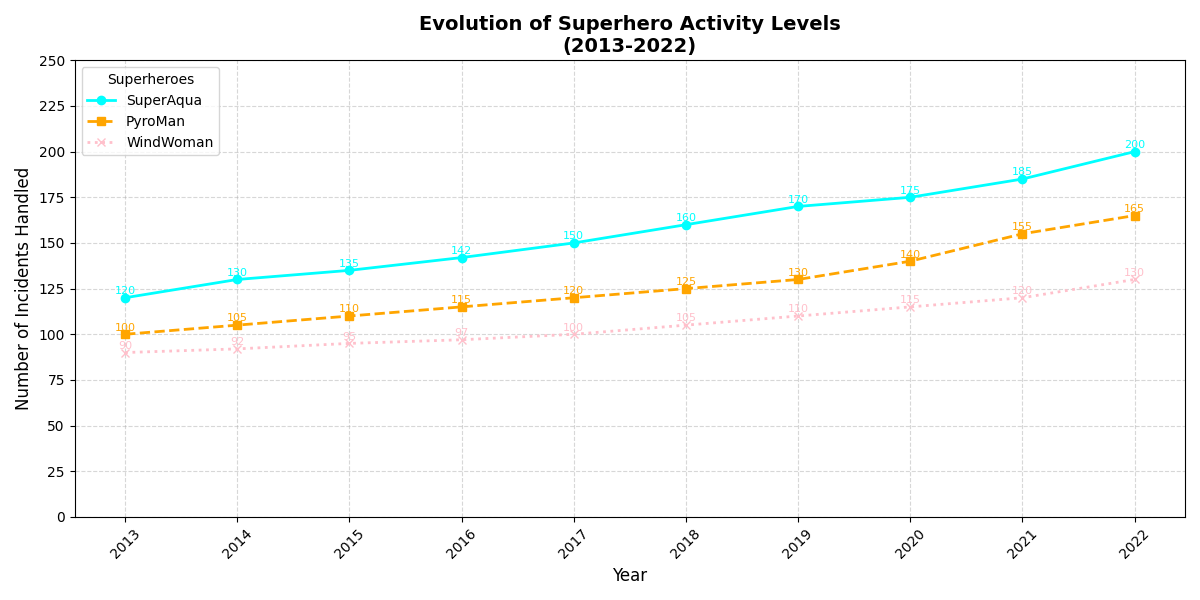

This figure's Python source:
import matplotlib.pyplot as plt
import numpy as np

# Define years
years = np.array(list(range(2013, 2023)))

# Heroic activities data (in number of incidents handled)
superaqua_activities = np.array([120, 130, 135, 142, 150, 160, 170, 175, 185, 200])
pyroman_activities = np.array([100, 105, 110, 115, 120, 125, 130, 140, 155, 165])
windwoman_activities = np.array([90, 92, 95, 97, 100, 105, 110, 115, 120, 130])

# Create the plot
plt.figure(figsize=(12, 6))

# Plot each superhero's activities excluding EarthGuardian
plt.plot(years, superaqua_activities, marker='o', linestyle='-', color='cyan', linewidth=2, label='SuperAqua')
plt.plot(years, pyroman_activities, marker='s', linestyle='--', color='orange', linewidth=2, label='PyroMan')
plt.plot(years, windwoman_activities, marker='x', linestyle=':', color='pink', linewidth=2, label='WindWoman')

# Annotate data points for clarity
for (x, y) in zip(years, superaqua_activities):
    plt.text(x, y + 2, f'{y}', color='cyan', fontsize=8, ha='center')

for (x, y) in zip(years, pyroman_activities):
    plt.text(x, y + 2, f'{y}', color='orange', fontsize=8, ha='center')

for (x, y) in zip(years, windwoman_activities):
    plt.text(x, y + 2, f'{y}', color='pink', fontsize=8, ha='center')

# Title and labels
plt.title('Evolution of Superhero Activity Levels\n(2013-2022)', fontsize=14, fontweight='bold', ha='center')
plt.xlabel('Year', fontsize=12)
plt.ylabel('Number of Incidents Handled', fontsize=12)

# Customize ticks
plt.xticks(years, rotation=45)
plt.yticks(range(0, 251, 25))

# Add a legend
plt.legend(title='Superheroes', fontsize=10, loc='upper left')

# Grid lines for better readability
plt.grid(True, linestyle='--', alpha=0.5)

# Automatically adjust layout to prevent overlap
plt.tight_layout()

# Show the plot
plt.show()
